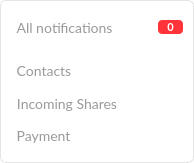
<?xml version="1.0" encoding="UTF-8"?>
<ui version="4.0">
 <class>FilterAlertWidget</class>
 <widget class="QWidget" name="FilterAlertWidget">
  <property name="geometry">
   <rect>
    <x>0</x>
    <y>0</y>
    <width>194</width>
    <height>163</height>
   </rect>
  </property>
  <property name="minimumSize">
   <size>
    <width>194</width>
    <height>0</height>
   </size>
  </property>
  <property name="maximumSize">
   <size>
    <width>194</width>
    <height>163</height>
   </size>
  </property>
  <property name="windowTitle">
   <string>Form</string>
  </property>
  <property name="styleSheet">
   <string notr="true">#FilterAlertWidget
{
	border: 1px solid rgba(0,0,0,0.1);
	border-radius: 6px;
	background-color: #FFFFFF;
}</string>
  </property>
  <layout class="QVBoxLayout" name="verticalLayout_2">
   <property name="spacing">
    <number>5</number>
   </property>
   <item>
    <widget class="QWidget" name="wAllNotifications" native="true">
     <property name="minimumSize">
      <size>
       <width>0</width>
       <height>32</height>
      </size>
     </property>
     <property name="maximumSize">
      <size>
       <width>16777215</width>
       <height>32</height>
      </size>
     </property>
     <layout class="QHBoxLayout" name="horizontalLayout_4">
      <property name="spacing">
       <number>0</number>
      </property>
      <property name="leftMargin">
       <number>0</number>
      </property>
      <property name="topMargin">
       <number>0</number>
      </property>
      <property name="rightMargin">
       <number>0</number>
      </property>
      <property name="bottomMargin">
       <number>0</number>
      </property>
      <item>
       <widget class="QToolButton" name="bAll">
        <property name="styleSheet">
         <string notr="true">#bAll
{
     border: none;
	color: #999999;
	font-family: Lato;
	font-size: 14px;
	line-height: 22px;
}
#bAll::hover
{
	color: #333333;
	font-family: Lato;
	font-size: 14px;
	font-weight: bold;
	line-height: 22px;
}</string>
        </property>
        <property name="text">
         <string>All notifications</string>
        </property>
       </widget>
      </item>
      <item>
       <spacer name="horizontalSpacer_4">
        <property name="orientation">
         <enum>Qt::Horizontal</enum>
        </property>
        <property name="sizeHint" stdset="0">
         <size>
          <width>40</width>
          <height>20</height>
         </size>
        </property>
       </spacer>
      </item>
      <item>
       <widget class="QToolButton" name="bNumberNotifications">
        <property name="minimumSize">
         <size>
          <width>14</width>
          <height>14</height>
         </size>
        </property>
        <property name="maximumSize">
         <size>
          <width>16777215</width>
          <height>14</height>
         </size>
        </property>
        <property name="styleSheet">
         <string notr="true">#bNumberNotifications
{
border: none;
background-color: #FF333A;
color: #FFFFFF;
font-weight: bold;
font-family: Lato;
font-size: 11px;
border-radius: 4px;
padding-left: 4px;
padding-right: 4px;
}</string>
        </property>
        <property name="text">
         <string>0</string>
        </property>
       </widget>
      </item>
     </layout>
    </widget>
   </item>
   <item>
    <widget class="QWidget" name="wSeparator" native="true">
     <property name="minimumSize">
      <size>
       <width>0</width>
       <height>1</height>
      </size>
     </property>
     <property name="maximumSize">
      <size>
       <width>16777215</width>
       <height>1</height>
      </size>
     </property>
     <property name="styleSheet">
      <string notr="true">wSeparator
{
	background-color: rgba(0,0,0,0.1);
}</string>
     </property>
    </widget>
   </item>
   <item>
    <widget class="QWidget" name="wTypesNotifications" native="true">
     <layout class="QVBoxLayout" name="verticalLayout">
      <property name="spacing">
       <number>0</number>
      </property>
      <property name="leftMargin">
       <number>0</number>
      </property>
      <property name="topMargin">
       <number>0</number>
      </property>
      <property name="rightMargin">
       <number>0</number>
      </property>
      <property name="bottomMargin">
       <number>0</number>
      </property>
      <item>
       <widget class="QWidget" name="wContactsNotifications" native="true">
        <layout class="QHBoxLayout" name="horizontalLayout">
         <property name="spacing">
          <number>0</number>
         </property>
         <property name="leftMargin">
          <number>0</number>
         </property>
         <property name="topMargin">
          <number>0</number>
         </property>
         <property name="rightMargin">
          <number>0</number>
         </property>
         <property name="bottomMargin">
          <number>0</number>
         </property>
         <item>
          <widget class="QToolButton" name="bContacts">
           <property name="styleSheet">
            <string notr="true">#bContacts
{
     border: none;
	color: #999999;
	font-family: Lato;
	font-size: 14px;
	line-height: 22px;
}
#bContacts::hover
{
	color: #333333;
	font-family: Lato;
	font-size: 14px;
	font-weight: bold;
	line-height: 22px;
}</string>
           </property>
           <property name="text">
            <string>Contacts</string>
           </property>
          </widget>
         </item>
         <item>
          <spacer name="horizontalSpacer">
           <property name="orientation">
            <enum>Qt::Horizontal</enum>
           </property>
           <property name="sizeHint" stdset="0">
            <size>
             <width>40</width>
             <height>20</height>
            </size>
           </property>
          </spacer>
         </item>
        </layout>
       </widget>
      </item>
      <item>
       <widget class="QWidget" name="wSharesNotifications" native="true">
        <layout class="QHBoxLayout" name="horizontalLayout_2">
         <property name="spacing">
          <number>0</number>
         </property>
         <property name="leftMargin">
          <number>0</number>
         </property>
         <property name="topMargin">
          <number>0</number>
         </property>
         <property name="rightMargin">
          <number>0</number>
         </property>
         <property name="bottomMargin">
          <number>0</number>
         </property>
         <item>
          <widget class="QToolButton" name="bShares">
           <property name="styleSheet">
            <string notr="true">#bShares
{
     border: none;
	color: #999999;
	font-family: Lato;
	font-size: 14px;
	line-height: 22px;
}
#bShares::hover
{
	color: #333333;
	font-family: Lato;
	font-size: 14px;
	font-weight: bold;
	line-height: 22px;
}</string>
           </property>
           <property name="text">
            <string>Incoming Shares</string>
           </property>
          </widget>
         </item>
         <item>
          <spacer name="horizontalSpacer_2">
           <property name="orientation">
            <enum>Qt::Horizontal</enum>
           </property>
           <property name="sizeHint" stdset="0">
            <size>
             <width>40</width>
             <height>20</height>
            </size>
           </property>
          </spacer>
         </item>
        </layout>
       </widget>
      </item>
      <item>
       <widget class="QWidget" name="wPaymentNotifications" native="true">
        <layout class="QHBoxLayout" name="horizontalLayout_3">
         <property name="spacing">
          <number>0</number>
         </property>
         <property name="leftMargin">
          <number>0</number>
         </property>
         <property name="topMargin">
          <number>0</number>
         </property>
         <property name="rightMargin">
          <number>0</number>
         </property>
         <property name="bottomMargin">
          <number>0</number>
         </property>
         <item>
          <widget class="QToolButton" name="bPayment">
           <property name="styleSheet">
            <string notr="true">#bPayment
{
     border: none;
	color: #999999;
	font-family: Lato;
	font-size: 14px;
	line-height: 22px;
}
#bPayment::hover
{
	color: #333333;
	font-family: Lato;
	font-size: 14px;
	font-weight: bold;
	line-height: 22px;
}</string>
           </property>
           <property name="text">
            <string>Payment</string>
           </property>
          </widget>
         </item>
         <item>
          <spacer name="horizontalSpacer_3">
           <property name="orientation">
            <enum>Qt::Horizontal</enum>
           </property>
           <property name="sizeHint" stdset="0">
            <size>
             <width>40</width>
             <height>20</height>
            </size>
           </property>
          </spacer>
         </item>
        </layout>
       </widget>
      </item>
     </layout>
    </widget>
   </item>
  </layout>
 </widget>
 <resources/>
 <connections/>
</ui>
